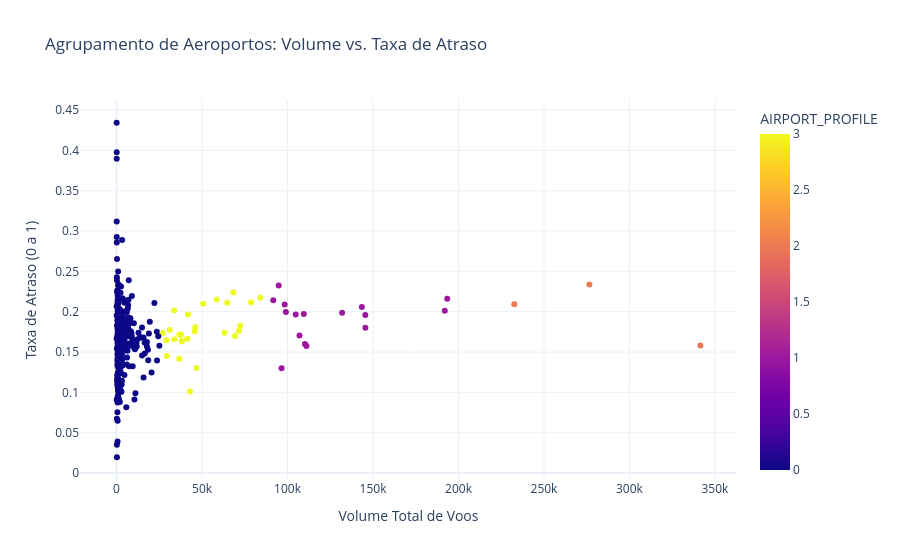

The notebook cell saved with this chart:
### Code cell
fig = px.scatter(
    df_airports_profile, 
    x='FLIGHT_VOLUME', 
    y='DELAY_RATE',
    color='AIRPORT_PROFILE',
    hover_name='ORIGIN_AIRPORT',
    title='Agrupamento de Aeroportos: Volume vs. Taxa de Atraso',
    labels={'FLIGHT_VOLUME': 'Volume Total de Voos', 'DELAY_RATE': 'Taxa de Atraso (0 a 1)'},
    template='plotly_white',
    color_discrete_sequence=px.colors.qualitative.Safe
)

fig.show()

### Figure 1 — Plotly figure (JSON) as saved in the notebook; plotly's stock layout.template omitted (floating-point values rounded to 4 significant figures; data arrays with more than 128 entries replaced by an {"elided": "..."} marker saying what was removed)
{"data": [{"hovertemplate": "<b>%{hovertext}</b><br><br>Volume Total de Voos=%{x}<br>Taxa de Atraso (0 a 1)=%{y}<br>AIRPORT_PROFILE=%{marker.color}<extra></extra>", "hovertext": {"elided": "319 str values"}, "legendgroup": "", "marker": {"color": {"elided": "319 int values"}, "coloraxis": "coloraxis", "symbol": "circle"}, "mode": "markers", "name": "", "orientation": "v", "showlegend": false, "type": "scatter", "x": {"elided": "319 int values"}, "xaxis": "x", "y": {"elided": "319 float values"}, "yaxis": "y"}], "layout": {"coloraxis": {"colorbar": {"title": {"text": "AIRPORT_PROFILE"}}, "colorscale": [[0, "#0d0887"], [0.1111, "#46039f"], [0.2222, "#7201a8"], [0.3333, "#9c179e"], [0.4444, "#bd3786"], [0.5556, "#d8576b"], [0.6667, "#ed7953"], [0.7778, "#fb9f3a"], [0.8889, "#fdca26"], [1, "#f0f921"]]}, "legend": {"tracegroupgap": 0}, "title": {"text": "Agrupamento de Aeroportos: Volume vs. Taxa de Atraso"}, "xaxis": {"anchor": "y", "domain": [0, 1], "title": {"text": "Volume Total de Voos"}}, "yaxis": {"anchor": "x", "domain": [0, 1], "title": {"text": "Taxa de Atraso (0 a 1)"}}}}
